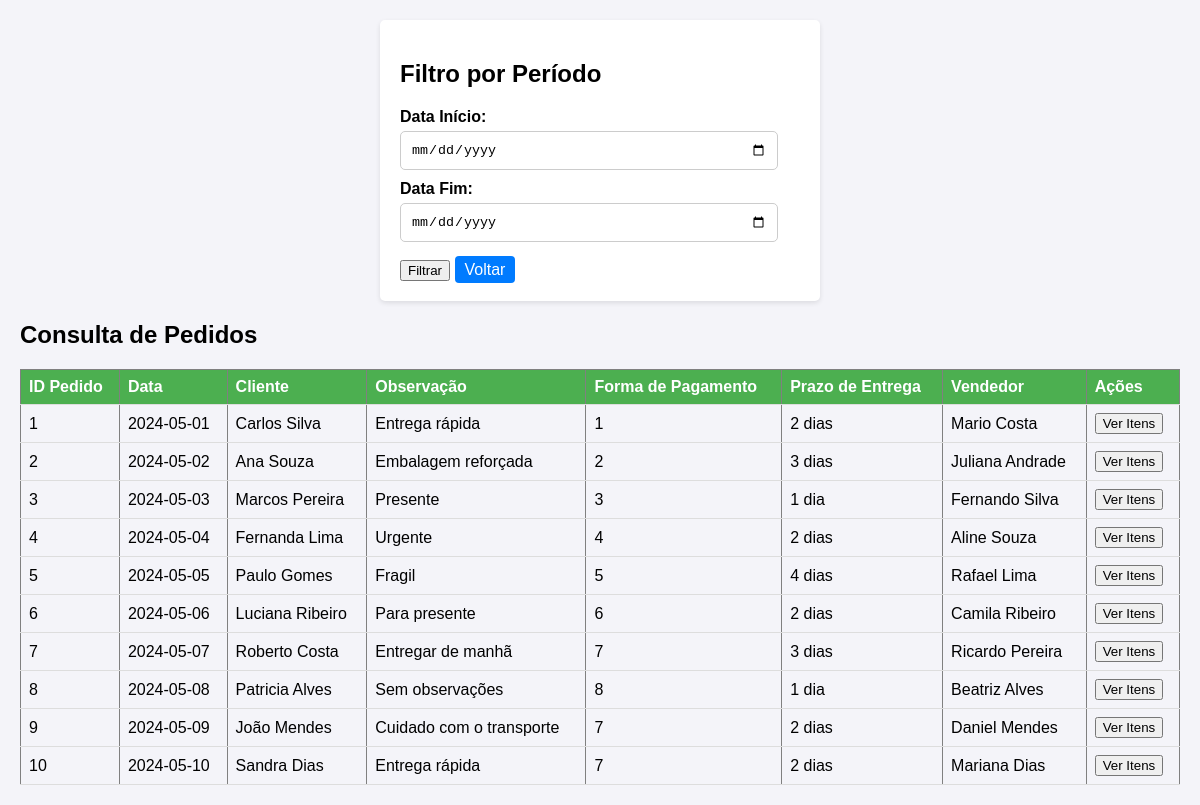
/pedido_cons_periodo.php, run on the app's committed database.
### tables this page shows
CREATE TABLE pedidos (
  id INTEGER PRIMARY KEY AUTO_INCREMENT,
  data DATE NOT NULL,
  id_cliente INTEGER NOT NULL,
  observacao VARCHAR(200),
  id_forma_pagto INTEGER,
  prazo_entrega VARCHAR(25),
  id_vendedor INTEGER,
  FOREIGN KEY (id_cliente) REFERENCES clientes(id),
  FOREIGN KEY (id_vendedor) REFERENCES vendedor(id),
  FOREIGN KEY (id_forma_pagto) REFERENCES forma_pagto(id)
) ENGINE INNODB;

CREATE TABLE clientes (
  id INTEGER PRIMARY KEY AUTO_INCREMENT,
  nome VARCHAR(100) NOT NULL,
  endereco VARCHAR(100) NOT NULL,
  numero VARCHAR(10) NOT NULL,
  bairro VARCHAR(50) NOT NULL,
  cidade VARCHAR(80) NOT NULL,
  estado CHAR(2) NOT NULL,
  email VARCHAR(100),
  cpf_cnpj VARCHAR(14) NOT NULL,
  rg VARCHAR(11) NOT NULL,
  telefone VARCHAR(15),
  celular VARCHAR(15) NOT NULL,
  data_nasc DATE NOT NULL,
  salario NUMERIC(10,2) NOT NULL
) ENGINE INNODB;

CREATE TABLE vendedor(
  id INTEGER PRIMARY KEY AUTO_INCREMENT,
  nome VARCHAR(100) NOT NULL,
  endereco VARCHAR(100) NOT NULL,
  cidade VARCHAR(80) NOT NULL,
  estado CHAR(2) NOT NULL,
  celular VARCHAR(15) NOT NULL,
  email VARCHAR(100),
  perc_comissao NUMERIC(5,2) NOT NULL
) ENGINE INNODB;

### WEB/pedido_cons_periodo.php (the view, shortened to what this page needs)
<!DOCTYPE html>
<html lang="pt-br">
<head>
  <link rel="stylesheet" type="text/css" href="styles.css">
</head>
<body>
  <?php
  include('ConexaoBD.php');
  $data_inicio = isset($_POST['data_inicio']) ? $_POST['data_inicio'] : '';
  $data_fim = isset($_POST['data_fim']) ? $_POST['data_fim'] : '';
  $sql = "SELECT p.*, c.nome AS nome_cliente, v.nome AS nome_vendedor
          FROM pedidos p
          INNER JOIN clientes c ON p.id_cliente = c.id
          INNER JOIN vendedor v ON p.id_vendedor = v.id";
  $result = $con->query($sql);
  ?>
  <form method="POST">
    <h2>Filtro por Período</h2>
    <label for="data_inicio">Data Início:</label>
    <input type="date" id="data_inicio" name="data_inicio" value="<?= $data_inicio ?>"><br>
    <label for="data_fim">Data Fim:</label>
    <input type="date" id="data_fim" name="data_fim" value="<?= $data_fim ?>"><br><br>
    <button type="submit">Filtrar</button>
    <a href="Pedidos.php" class="button">Voltar</a>
  </form>
  <h2>Consulta de Pedidos</h2>
  <table border="1">
    <thead>
      <tr>
        <th>ID Pedido</th>
        <th>Data</th>
        <th>Cliente</th>
        <th>Observação</th>
        <th>Forma de Pagamento</th>
        <th>Prazo de Entrega</th>
        <th>Vendedor</th>
        <th>Ações</th>
      </tr>
    </thead>
    <tbody>
      <?php
      if ($result->num_rows > 0) {
        while($row = $result->fetch_assoc()) {
          echo "<tr>";
          echo "<td>{$row['id']}</td>";
          echo "<td>{$row['data']}</td>";
          echo "<td>{$row['nome_cliente']}</td>";
          echo "<td>{$row['observacao']}</td>";
          echo "<td>{$row['id_forma_pagto']}</td>";
          echo "<td>{$row['prazo_entrega']}</td>";
          echo "<td>{$row['nome_vendedor']}</td>";
          echo "<td><button type='button' id='btn-{$row['id']}' onclick='toggleItens({$row['id']})'>Ver Itens</button></td>";
          echo "</tr>";
        }
      } else {
        echo "<tr><td colspan='8'>Nenhum pedido encontrado</td></tr>";
      }
      ?>
    </tbody>
  </table>
</body>
</html>

### WEB/styles.css (style rules this page uses)
body { font-family: Arial, sans-serif; background-color: #f4f4f9; margin: 0; padding: 20px; }
form { background-color: #fff; padding: 20px; border-radius: 5px; box-shadow: 0 2px 5px rgba(0, 0, 0, 0.1); max-width: 400px; margin: 0 auto; }
label { display: block; margin-top: 10px; font-weight: bold; }
input, select { width: calc(100% - 22px); padding: 10px; margin-top: 5px; border-radius: 5px; border: 1px solid #ccc; box-sizing: border-box; }
table { width: 100%; border-collapse: collapse; margin-top: 20px; }
th, td { padding: 8px; text-align: left; border-bottom: 1px solid #ddd; }
th { background-color: #4CAF50; color: white; }
a { text-decoration: none; color: #007bff; padding: 5px 10px; border-radius: 4px; background-color: #007bff; color: white; }

### data on the page
pedidos: id "1", data "2024-05-01", id_cliente.nome "Carlos Silva", observacao "Entrega rápida", id_forma_pagto "1", prazo_entrega "2 dias", id_vendedor.nome "Mario Costa"
pedidos: id "2", data "2024-05-02", id_cliente.nome "Ana Souza", observacao "Embalagem reforçada", id_forma_pagto "2", prazo_entrega "3 dias", id_vendedor.nome "Juliana Andrade"
pedidos: id "3", data "2024-05-03", id_cliente.nome "Marcos Pereira", observacao "Presente", id_forma_pagto "3", prazo_entrega "1 dia", id_vendedor.nome "Fernando Silva"
pedidos: id "4", data "2024-05-04", id_cliente.nome "Fernanda Lima", observacao "Urgente", id_forma_pagto "4", prazo_entrega "2 dias", id_vendedor.nome "Aline Souza"
pedidos: id "5", data "2024-05-05", id_cliente.nome "Paulo Gomes", observacao "Fragil", id_forma_pagto "5", prazo_entrega "4 dias", id_vendedor.nome "Rafael Lima"
pedidos: id "6", data "2024-05-06", id_cliente.nome "Luciana Ribeiro", observacao "Para presente", id_forma_pagto "6", prazo_entrega "2 dias", id_vendedor.nome "Camila Ribeiro"
pedidos: id "7", data "2024-05-07", id_cliente.nome "Roberto Costa", observacao "Entregar de manhã", id_forma_pagto "7", prazo_entrega "3 dias", id_vendedor.nome "Ricardo Pereira"
pedidos: id "8", data "2024-05-08", id_cliente.nome "Patricia Alves", observacao "Sem observações", id_forma_pagto "8", prazo_entrega "1 dia", id_vendedor.nome "Beatriz Alves"
pedidos: id "9", data "2024-05-09", id_cliente.nome "João Mendes", observacao "Cuidado com o transporte", id_forma_pagto "7", prazo_entrega "2 dias", id_vendedor.nome "Daniel Mendes"
pedidos: id "10", data "2024-05-10", id_cliente.nome "Sandra Dias", observacao "Entrega rápida", id_forma_pagto "7", prazo_entrega "2 dias", id_vendedor.nome "Mariana Dias"
